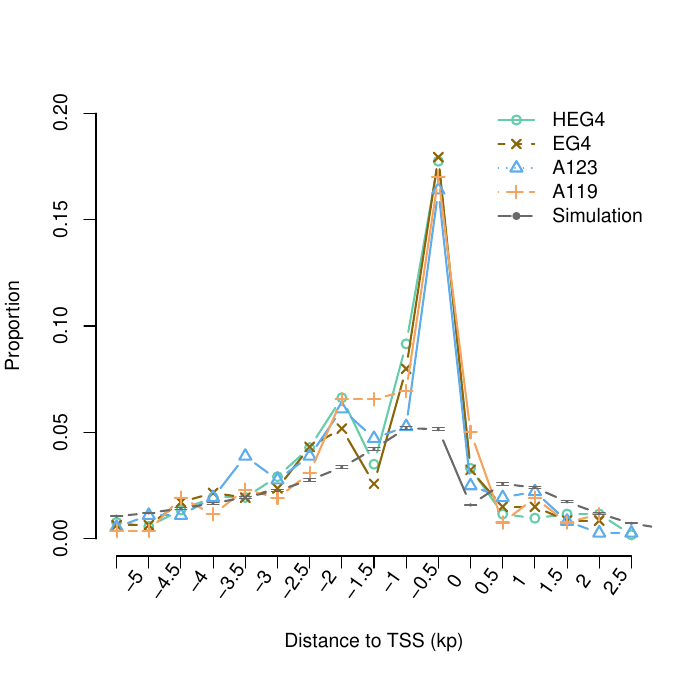

Write R code to recreate this figure.
error.bar <- function(x, y, upper, lower=upper, color,length=0.06,...){
     if(length(x) != length(y) | length(y) !=length(lower) | length(lower) != length(upper))
     stop("vectors must be same length")
     arrows(x,y+upper, x, y-lower, col=color,angle=90, code=3, length=length, ...)
 }

pdf("mping_intergenic_5distance_withsim.pdf")

par(mar=c(6,4,4,2), cex=1.2)
som5 <- read.table("../mPing_distr/HEG4.mRNA.5primer.distance.distr")
EG4  <- read.table("../mPing_distr/EG4.mRNA.5primer.distance.distr")
str5 <- read.table("../mPing_distr/A123.mRNA.5primer.distance.distr")
ril5 <- read.table("../mPing_distr/A119.mRNA.5primer.distance.distr")
sim5 <- read.table("../mPing_distr/results_simulationV2_TSD9mer_somatic/Simulate.TSD9mer.SomaticMat.mRNA.5primer.distance.distr")

som5 <- som5[-1,]
EG4  <- EG4[-1,]
str5 <- str5[-1,]
ril5 <- ril5[-1,]
sim5 <- sim5[-1,]

som5 <- som5[-length(som5[,1]),]
EG4  <- EG4[-length(EG4[,1]),]
str5 <- str5[-length(str5[,1]),]
ril5 <- ril5[-length(ril5[,1]),]
sim5 <- sim5[-length(sim5[,1]),]

plot(rev(som5[,4]), type='b', pch= 1,lwd = 2 , col="aquamarine3", xaxt='n', frame.plot = FALSE, ylim=c(0,0.2), ylab="Proportion", xlab="")
lines(rev(EG4[,4]), type='b',pch= 4,lwd = 2 , col="darkgoldenrod4")
lines(rev(ril5[,4]), type='b',pch= 2,lwd = 2 , col="steelblue2")
lines(rev(str5[,4]), type='b',pch= 3,lwd = 2 , col="sandybrown")
lines(rev(sim5[,4]), type='b',pch= 20, cex=0.2,lwd = 2 , col="dim gray")
error.bar(1:length(sim5[,4]), rev(sim5[,4]), rev(sim5[,7]-sim5[,4]), rev(sim5[,7]-sim5[,4]), 'dim gray')

#yaxis <- seq(1:length(som5[,1])+0.5
axis(1,seq(1:length(som5[,1])),line=0, labels=rep("",length(som5[,1])))
text(seq(1:length(som5[,1][-1]))+0.5,rep(-0.02,7), cex=1, offset=2,labels=rev(som5[,1]*500/-1000)[-1],srt=55,xpd=TRUE)

legend('topright', bty='n', border='NA', lty= c(1,2,3,4,5), pch = c(1,4,2,3,20), cex=1 , lwd = 2 ,col=c("aquamarine3", "darkgoldenrod4", "steelblue2", "sandybrown", "dim gray"), c("HEG4", "EG4", "A123", "A119", "Simulation"))
mtext("Distance to TSS (kp)", side=1,cex=1.2, at=9,line=3)



dev.off()

